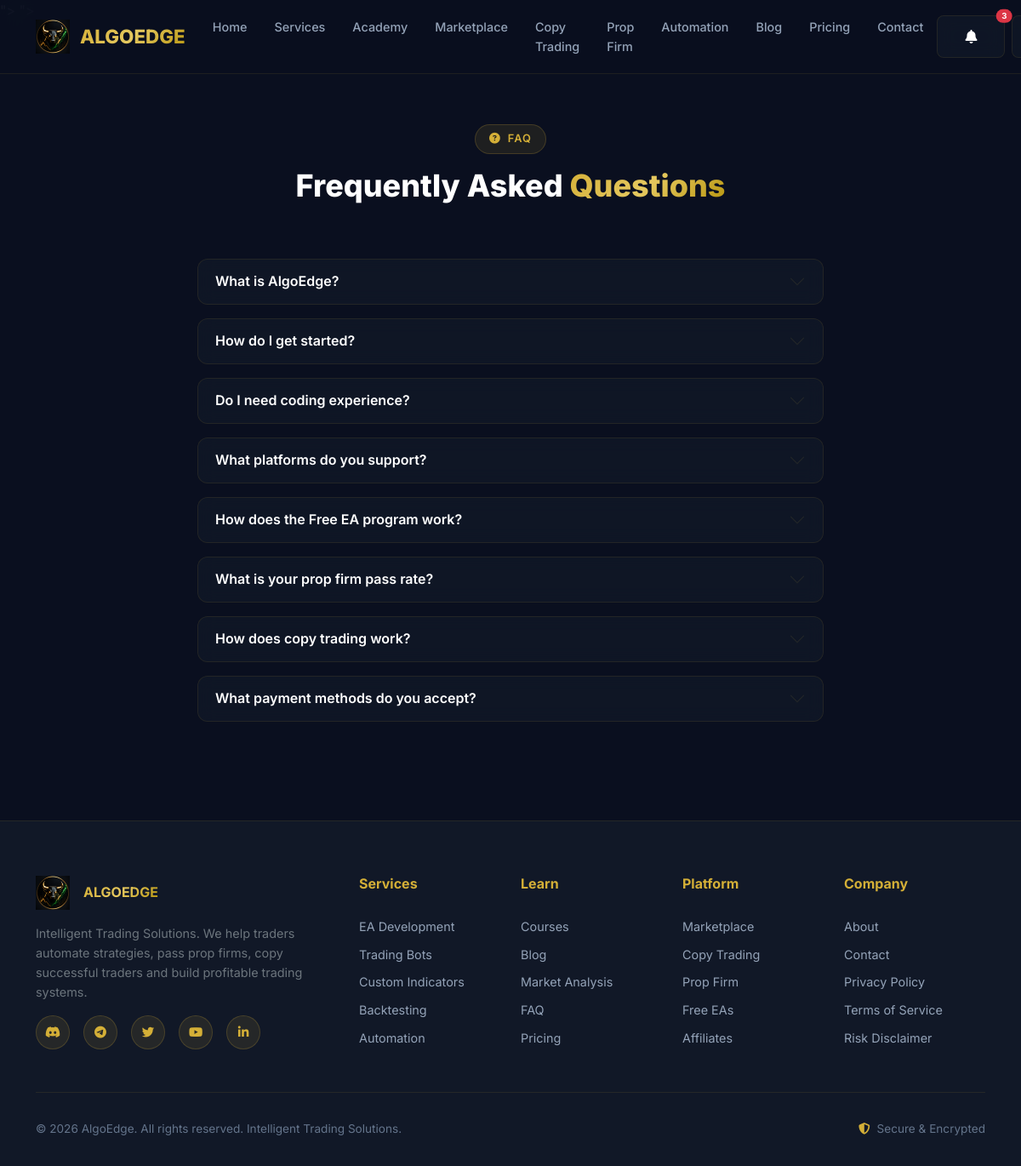
The app's page /faq/ (signed in) with its own data.
### home/models.py (models this page shows, shortened)
class FAQ(models.Model):
    question = models.CharField(max_length=300)
    answer = models.TextField()
    category = models.CharField(max_length=50, default='general')
    order = models.IntegerField(default=0)
    is_published = models.BooleanField(default=True)
    created_at = models.DateTimeField(auto_now_add=True)
    class Meta:
        ordering = ['order']

### home/views.py (the view)
# urls.py: path('faq/', views.FAQView.as_view(), name='faq'),
class FAQView(ListView):
    model = FAQ
    template_name = 'home/faq.html'
    context_object_name = 'faqs'
    queryset = FAQ.objects.filter(is_published=True)

### algoedge/context_processors.py (called while the page is built)
def site_settings(request):
    return {
        'site_name': settings.SITE_NAME,
        'site_url': settings.SITE_URL,
        'discord_link': settings.DISCORD_INVITE_LINK,
        'telegram_link': settings.TELEGRAM_INVITE_LINK,
        'broker_affiliate_link': settings.BROKER_AFFILIATE_LINK,
        'stripe_public_key': settings.STRIPE_PUBLIC_KEY,
        'og_image_default': settings.STATIC_URL + 'logos/og-image.png',
    }

def notification_count(request):
    if request.user.is_authenticated:
        count = Notification.objects.filter(user=request.user, is_read=False).count()
        return {'unread_notifications': count}
    return {'unread_notifications': 0}

### templates/home/faq.html (shortened to what this page needs)
{% extends 'base.html' %}
{% load static %}
{% block content %}
<section class="section-padding" style="padding-top:120px;">
    <div class="container">
        <div class="section-header" data-aos="fade-up">
            <div class="section-tag"><i class="fas fa-question-circle"></i> FAQ</div>
            <h2 class="section-title">Frequently Asked <span class="text-gradient">Questions</span></h2>
        </div>
        <div class="row justify-content-center">
            <div class="col-lg-8">
                <div class="accordion" id="faqAccordion">
                    {% for faq in faqs %}
                    <div class="accordion-item bg-glass mb-3" style="border:1px solid var(--glass-border);border-radius:var(--radius-md);" data-aos="fade-up">
                        <h2 class="accordion-header">
                            <button class="accordion-button collapsed" type="button" data-bs-toggle="collapse" data-bs-target="#faq{{ faq.id }}" style="background:transparent;color:var(--text-primary);font-weight:600;box-shadow:none;">
                                {{ faq.question }}
                            </button>
                        </h2>
                    </div>
                    {% empty %}
                    <p class="text-center" style="color:var(--text-muted);">No FAQs yet.</p>
                    {% endfor %}
                </div>
            </div>
        </div>
    </div>
</section>
{% endblock %}

### static/css/style.css (style rules this page uses)
:root { --primary: #0A0F1F; --secondary: #111827; --accent-gold: #D4AF37; --accent-gold-light: #E5C85F; --accent-gold-dark: #B8960F; --success: #00C853; --success-dark: #009624; --text-primary: #FFFFFF; --text-secondary: #94A3B8; --text-muted: #64748B; --border-color: rgba(212, 175, 55, 0.15); --glass-bg: rgba(17, 24, 39, 0.8); --glass-border: rgba(212, 175, 55, 0.1); --card-bg: rgba(17, 24, 39, 0.9); --gradient-primary: linear-gradient(135deg, #0A0F1F 0%, #111827 50%, #0A0F1F 100%); --gradient-gold: linear-gradient(135deg, #D4AF37 0%, #E5C85F 50%, #B8960F 100%); --gradient-card: linear-gradient(145deg, rgba(17, 24, 39, 0.95), rgba(10, 15, 31, 0.95)); --shadow-glow: 0 0 30px rgba(212, 175, 55, 0.1); --shadow-card: 0 8px 32px rgba(0, 0, 0, 0.3); --radius-sm: 8px; --radius-md: 12px; --radius-lg: 20px; --radius-xl: 24px; --font-primary: 'Inter', -apple-system, BlinkMacSystemFont, sans-serif; --font-mono: 'JetBrains Mono', monospace; --transition: all 0.3s cubic-bezier(0.4, 0, 0.2, 1); }
* { margin: 0; padding: 0; box-sizing: border-box; }
body { font-family: var(--font-primary); background: var(--primary); color: var(--text-primary); overflow-x: hidden; line-height: 1.6; }
.text-gradient { background: var(--gradient-gold); -webkit-background-clip: text; -webkit-text-fill-color: transparent; background-clip: text; }
.section-padding { padding: 100px 0; }
.section-title { font-size: clamp(1.75rem, 3vw, 2.5rem); font-weight: 800; margin-bottom: 1rem; }
.section-header { text-align: center; margin-bottom: 4rem; }
.section-tag { display: inline-flex; align-items: center; gap: 8px; background: rgba(212, 175, 55, 0.1); border: 1px solid rgba(212, 175, 55, 0.2); padding: 0.4rem 1rem; border-radius: 50px; font-size: 0.8rem; color: var(--accent-gold); margin-bottom: 1rem; text-transform: uppercase; letter-spacing: 1px; font-weight: 600; }
.bg-glass { background: var(--glass-bg); backdrop-filter: blur(10px); border: 1px solid var(--glass-border); }

### records on screen
FAQ: question "What is AlgoEdge?"
FAQ: question "How do I get started?"
FAQ: question "Do I need coding experience?"
FAQ: question "What platforms do you support?"
FAQ: question "How does the Free EA program work?"
FAQ: question "What is your prop firm pass rate?"
FAQ: question "How does copy trading work?"
FAQ: question "What payment methods do you accept?"

### other values on screen
{{ unread_notifications }} "3"
